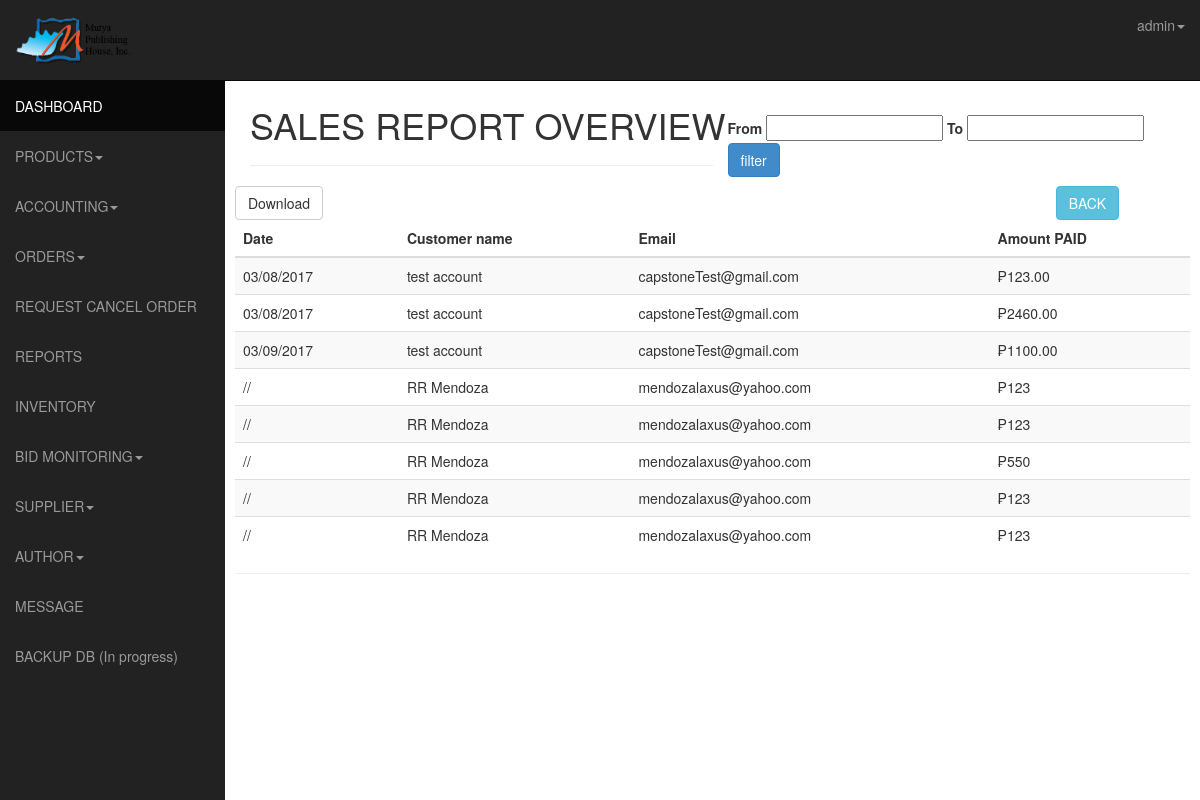
The app's page /admin/sales_report.php (signed in) with its own data.
### tables this page shows
CREATE TABLE IF NOT EXISTS `transactions` (
  `id` int(11) NOT NULL AUTO_INCREMENT,
  `user_id` int(11) NOT NULL,
  `product_id_array` varchar(255) NOT NULL,
  `payer_email` varchar(255) NOT NULL,
  `first_name` varchar(255) NOT NULL,
  `last_name` varchar(255) NOT NULL,
  `month` varchar(4) NOT NULL,
  `day` varchar(4) NOT NULL,
  `year` varchar(4) NOT NULL,
  `payment_date` timestamp NOT NULL DEFAULT CURRENT_TIMESTAMP ON UPDATE CURRENT_TIMESTAMP,
  `mc_gross` varchar(255) NOT NULL,
  `payment_currency` varchar(255) NOT NULL,
  `receiver_email` varchar(255) NOT NULL,
  `payment_type` varchar(255) NOT NULL,
  `payment_status` varchar(255) NOT NULL,
  `txn_type` varchar(255) NOT NULL,
  `payer_status` varchar(255) NOT NULL,
  `address_street` varchar(255) NOT NULL,
  `address_city` varchar(255) NOT NULL,
  `address_state` varchar(255) NOT NULL,
  `address_zip` varchar(255) NOT NULL,
  `address_country` varchar(255) NOT NULL,
  `address_status` varchar(255) NOT NULL,
  `notify_version` varchar(255) NOT NULL,
  `verify_sign` varchar(255) NOT NULL,
  `payer_id` varchar(255) NOT NULL,
  `mc_currency` varchar(255) NOT NULL,
  `mc_fee` varchar(255) NOT NULL,
  `txn_id` varchar(255) NOT NULL,
  `qty` int(11) NOT NULL,
  PRIMARY KEY (`id`)
);

### admin/sales_report.php (the view, shortened to what this page needs)
<!DOCTYPE html>
<html lang="en">
  <head>
    <link href="css/bootstrap.css" rel="stylesheet">
    <link href="css/sb-admin.css" rel="stylesheet">-->
    <link rel="stylesheet" href="css/morris-0.4.3.min.css">
   <link rel="stylesheet" href="http://code.jquery.com/ui/1.10.3/themes/smoothness/jquery-ui.css">
    <link rel="stylesheet" href="/resources/demos/style.css" />
  </head>
  <body>
    <div id="wrapper">
      <nav class="navbar navbar-inverse  navbar-fixed-top" role="navigation">
      <?php include 'template/sidebar.php';?>
		<?php include 'template/top.php';?>
      </nav>
      <div id="page-wrapper">
        <div class="row">
          <div class="col-lg-12">
            <h1>SALES REPORT OVERVIEW <small></small></h1>
            <div class="col-lg-6 pull-right" style="margin-top:-40px;">
              <form action="" method="post"><label for="from">From</label>
			         <input type="text" id="from" name="date2" />
			         <label for="to">To</label>
			         <input type="text" id="to" name="date1" />
			         <input type="submit" name="submit" class="btn btn-primary" value="filter"/> </form>
            </div>
           <hr>
          </div>
        </div>
       <div class="row">
       <div class="row">
            <div class="col-lg-10">
              <button onclick="window.location='excel_download.php?sales_rep=print'" target="_blank" class="btn btn-default">Download</button>
           </div>
           <div class="col-lg-2 pull-right">
              <button onclick="window.location='reports.php'" class="btn btn-info">BACK</button>
           </div>
       </div>
        <div class="table-responsive">
        <table class="table table-striped">
          <thead>
     <th>Date</th>
  <th>Customer name</th>
    <th>Email</th>
    <th>Amount PAID</th>
	 		    </thead>
          <tbody>
     <?php
$month = date('m');
$day = date('d');
$year = date('Y');
$output = "";
$todayQuery= mysql_query("SELECT * FROM transactions ORDER BY id");
			if (mysql_num_rows($todayQuery)==0){
         $output .= "<tr ><td colspan='5'><div class='alert alert-warning'>No order for this date ($month/$day/$year)</div></td></tr>";
}
else {
        while($row = mysql_fetch_array($todayQuery)){
          $first_name = $row['first_name'];
		  $last_name = $row['last_name'];
		  $payer_email = $row['payer_email'];
		  $mc_gross = $row['mc_gross'];
		  $day = $row['day'];
          $month = $row['month'];
          $year = $row['year'];
		   $output .= "<tr>";
          $output .= '<td>'.$month.'/'.$day.'/'.$year.'</td>';
          $output .= '<td>'.$first_name.' '.$last_name.'</td>';
         $output .=   '<td> '.$payer_email.'</td>';
         $output .= '<td> &#8369;'.$mc_gross.'</td>';
        }
}
 ?>
 <?php echo $output ?>
      </tbody>
      </table>
      <hr />
      </div>
    </div>
  </body>
</html>

### admin/template/top.php (shortened to what this page needs)
<ul class="nav navbar-nav navbar-right navbar-user">
           <li class="dropdown user-dropdown">
             <a href="#" class="dropdown-toggle" data-toggle="dropdown"><i class="fa fa-user"></i><?php echo $username?><b class="caret"></b></a>
           </li>
         </ul>
       </div>

### admin/css/sb-admin.css (style rules this page uses)
body { margin-top: 50px; }
#wrapper { padding-left: 0; }
#page-wrapper { width: 100%; padding: 5px 15px; }
@media (min-width:768px) { #wrapper { padding-left: 225px; } }
@media (min-width:768px) { #page-wrapper { padding: 15px 25px; } }

### records on screen
transactions: month "03", day "08", year "2017", first_name "test", last_name "account", payer_email "capstoneTest@gmail.com", mc_gross "123.00"
transactions: month "03", day "08", year "2017", first_name "test", last_name "account", payer_email "capstoneTest@gmail.com", mc_gross "2460.00"
transactions: month "03", day "09", year "2017", first_name "test", last_name "account", payer_email "capstoneTest@gmail.com", mc_gross "1100.00"
transactions: first_name "RR", last_name "Mendoza", payer_email "mendozalaxus@yahoo.com", mc_gross "123"
transactions: first_name "RR", last_name "Mendoza", payer_email "mendozalaxus@yahoo.com", mc_gross "123"
transactions: first_name "RR", last_name "Mendoza", payer_email "mendozalaxus@yahoo.com", mc_gross "550"
transactions: first_name "RR", last_name "Mendoza", payer_email "mendozalaxus@yahoo.com", mc_gross "123"
transactions: first_name "RR", last_name "Mendoza", payer_email "mendozalaxus@yahoo.com", mc_gross "123"

### other values on screen
$username "admin"
